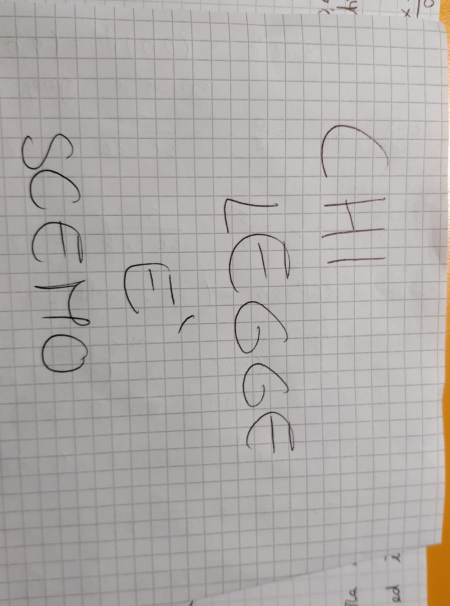
#> input picture Notebook uni/opencv/esercizio/scritta.png, 899 x 1212 px (shown at 1/2 size)
$ jupyter execute ESERCIZIO.ipynb
#> lines starting #> are read from the running program, lines starting #| are printed output that depends on the picture; after the words box and inside, x2 and y2 are one past the last pixel; in counts of white or black regions, pixels touching at a corner belong together
[cell 1]
import cv2
import numpy as np
import matplotlib.pyplot as plt

[cell 2]
# Legge immagine
img = cv2.imread('./esercizio/scritta.png', 0)
#> img: shape (1212, 899); min 0, max 255, mean 172.3
# mostra l'iimagine
print('original image shape: ', img.shape)
#| original image shape:  (1212, 899)
cv2.imshow('image', img)
cv2.waitKey(0)
cv2.destroyAllWindows()

# Ridimensiona l'immagine facendo rimanere invariato l'aspect ratio dell'immagine
w_mul, h_mul = 0.5, 0.5
img = cv2.resize(img, (0,0), img, w_mul, h_mul)
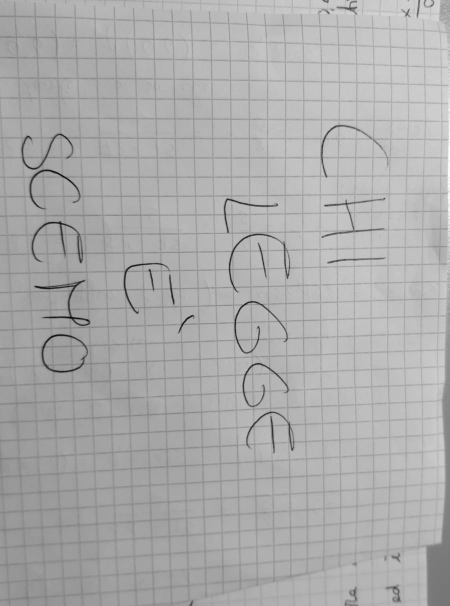
#> img: shape (606, 450); min 8, max 254, mean 172.5
print('image shape: ', img.shape)
#| image shape:  (606, 450)
cv2.imshow('image', img)
cv2.waitKey(0)
cv2.destroyAllWindows()

[cell 3]
img = cv2.threshold(img, 127, 255, cv2.THRESH_BINARY)[1]
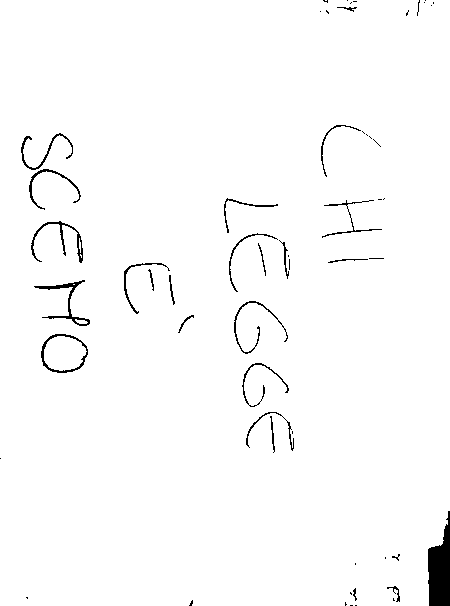
#> img: shape (606, 450); 98.2% white; 57 black regions (33 under 20 px), largest, box (x1, y1, x2, y2) and area: (428, 511, 450, 606) 1444, (34, 280, 90, 326) 384, (31, 221, 83, 263) 336

ret, labels = cv2.connectedComponents(img)
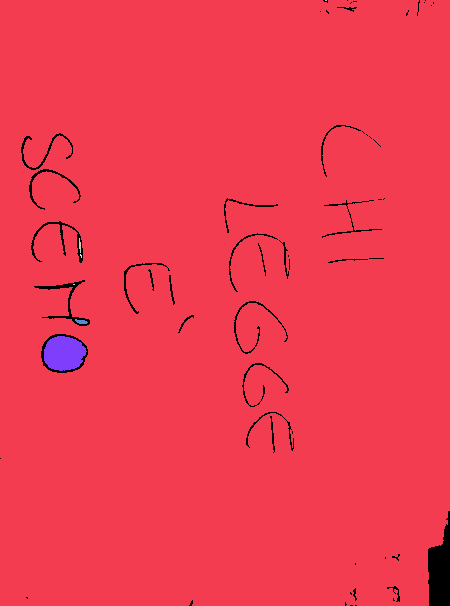
#> labels: shape (606, 450) int32; 8 distinct labels, from 0 to 7; one colour per label, 0 black
#> ret = 8

def imshow_components(labels):
    # Map component labels to hue val
    label_hue = np.uint8(179*labels/np.max(labels))
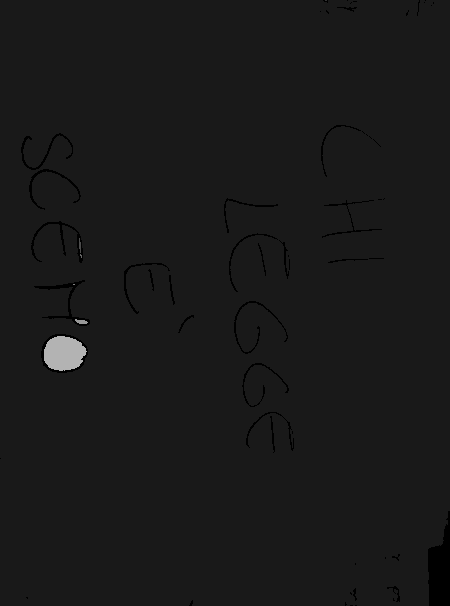
#> label_hue: shape (606, 450); min 0, max 179, mean 25.2
    blank_ch = 255*np.ones_like(label_hue)
    labeled_img = cv2.merge([label_hue, blank_ch, blank_ch])
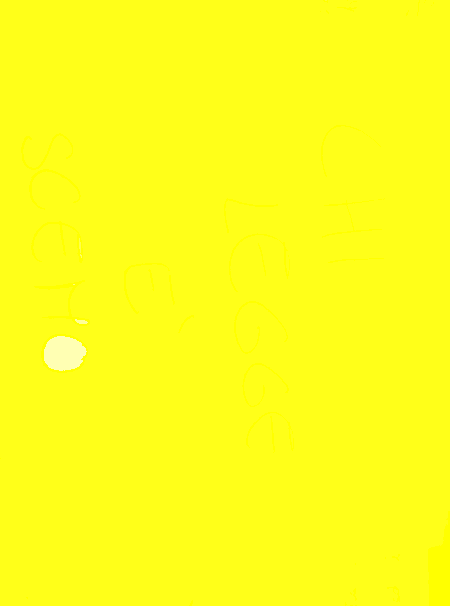
#> labeled_img: shape (606, 450, 3); mean of channels 0, 1, 2 25.2, 255, 255; drawn as B, G, R

    # Riportiamo in BGR per la visualizzazione
    labeled_img = cv2.cvtColor(labeled_img, cv2.COLOR_HSV2BGR)
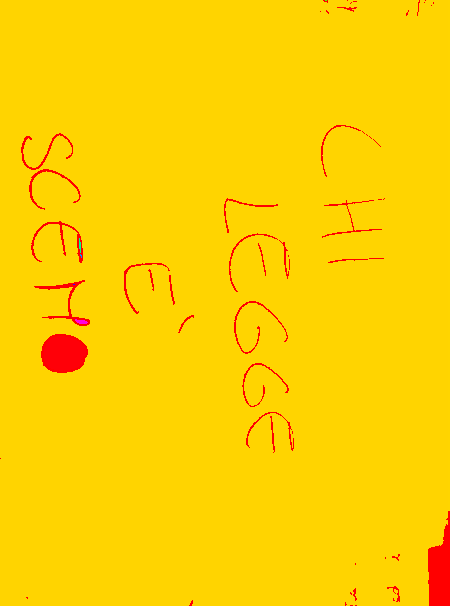
#> labeled_img: shape (606, 450, 3); mean B, G, R 0.1, 207.2, 255

    # set bg label to black
    labeled_img[label_hue==0] = 0
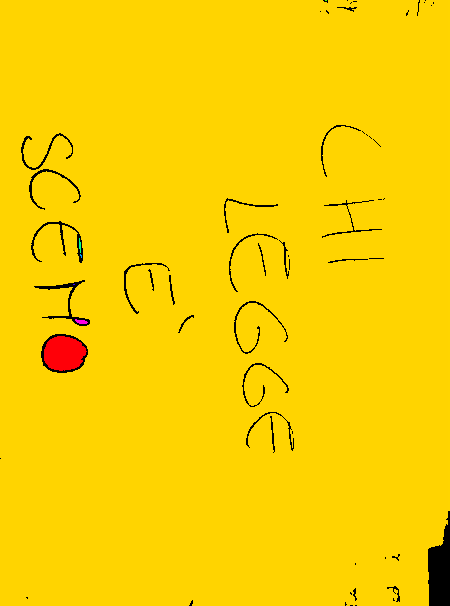
#> labeled_img: shape (606, 450, 3); 1.83% of pixels changed, all inside (x1, y1, x2, y2) = (0, 0, 450, 606)

    cv2.imwrite('prova3.png', labeled_img)
    cv2.imshow('labeled.png', labeled_img)
    cv2.waitKey()
    cv2.destroyAllWindows()


imshow_components(labels)

$ run again, with Notebook uni/opencv/esercizio/num.png copied over Notebook uni/opencv/esercizio/scritta.png
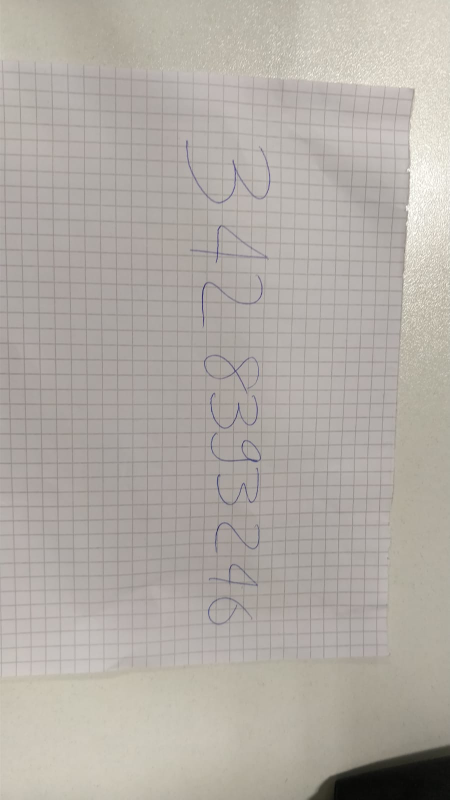
#> input picture Notebook uni/opencv/esercizio/num.png, 899 x 1599 px (shown at 1/2 size)
#| original image shape:  (1599, 899)
#| image shape:  (800, 450)
#> `img = cv2.threshold(img, 127, 255, cv2.THRESH_BINARY)[1]`:
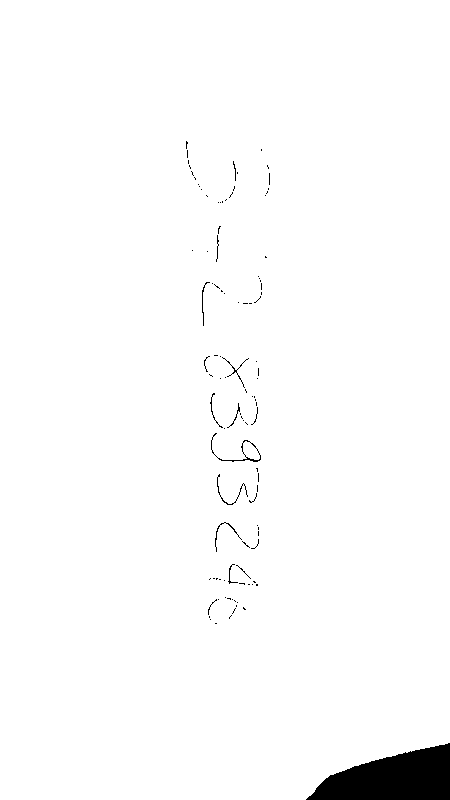
#> img: shape (800, 450); 98.2% white; 105 black regions (92 under 20 px), largest, box (x1, y1, x2, y2) and area: (306, 743, 450, 800) 5395, (211, 433, 261, 462) 140, (217, 474, 248, 505) 83
#> ret = 2
#> in imshow_components, `labeled_img[label_hue==0] = 0`:
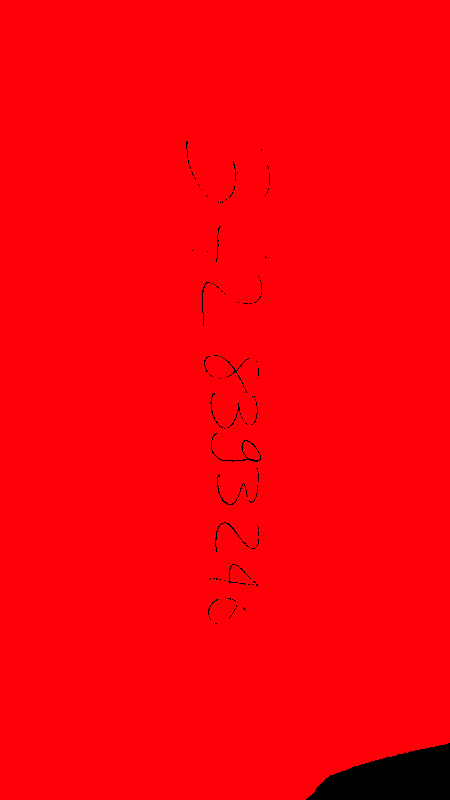
#> labeled_img: shape (800, 450, 3); mean B, G, R 7.9, 0, 250.5
